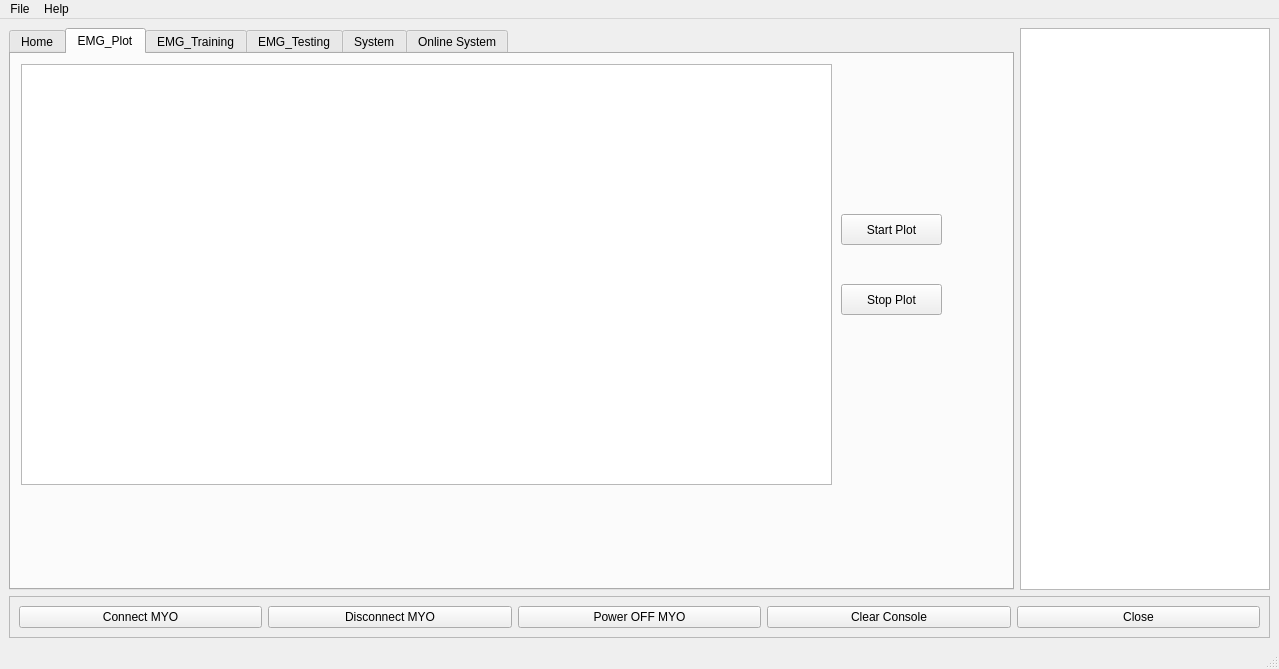
<?xml version="1.0" encoding="UTF-8"?>
<ui version="4.0">
 <class>MainWindow</class>
 <widget class="QMainWindow" name="MainWindow">
  <property name="geometry">
   <rect>
    <x>0</x>
    <y>0</y>
    <width>1279</width>
    <height>669</height>
   </rect>
  </property>
  <property name="windowTitle">
   <string>MYO EMG</string>
  </property>
  <property name="windowIcon">
   <iconset>
    <normaloff>:/photos/thalmic.ico</normaloff>:/photos/thalmic.ico</iconset>
  </property>
  <widget class="QWidget" name="centralwidget">
   <layout class="QVBoxLayout" name="verticalLayout_6">
    <item>
     <layout class="QVBoxLayout" name="verticalLayout_5">
      <item>
       <layout class="QHBoxLayout" name="horizontalLayout_3">
        <item>
         <widget class="QTabWidget" name="tabWidget">
          <property name="currentIndex">
           <number>1</number>
          </property>
          <property name="movable">
           <bool>true</bool>
          </property>
          <widget class="QWidget" name="tab">
           <attribute name="title">
            <string>Home</string>
           </attribute>
           <attribute name="toolTip">
            <string>Related To EMG</string>
           </attribute>
           <widget class="QFrame" name="frame_5">
            <property name="geometry">
             <rect>
              <x>0</x>
              <y>-10</y>
              <width>941</width>
              <height>391</height>
             </rect>
            </property>
            <property name="frameShape">
             <enum>QFrame::StyledPanel</enum>
            </property>
            <property name="frameShadow">
             <enum>QFrame::Raised</enum>
            </property>
            <layout class="QHBoxLayout" name="horizontalLayout">
             <item>
              <widget class="QFrame" name="frame">
               <property name="frameShape">
                <enum>QFrame::NoFrame</enum>
               </property>
               <property name="frameShadow">
                <enum>QFrame::Plain</enum>
               </property>
               <layout class="QVBoxLayout" name="verticalLayout">
                <property name="margin">
                 <number>0</number>
                </property>
                <item>
                 <widget class="QLabel" name="label">
                  <property name="text">
                   <string>EMG 1</string>
                  </property>
                 </widget>
                </item>
                <item>
                 <widget class="PlotWidget" name="EMG1"/>
                </item>
                <item>
                 <widget class="QLabel" name="label_2">
                  <property name="text">
                   <string>EMG 5</string>
                  </property>
                 </widget>
                </item>
                <item>
                 <widget class="PlotWidget" name="EMG5"/>
                </item>
               </layout>
              </widget>
             </item>
             <item>
              <widget class="QFrame" name="frame_2">
               <property name="frameShape">
                <enum>QFrame::NoFrame</enum>
               </property>
               <property name="frameShadow">
                <enum>QFrame::Plain</enum>
               </property>
               <layout class="QVBoxLayout" name="verticalLayout_2">
                <property name="margin">
                 <number>0</number>
                </property>
                <item>
                 <widget class="QLabel" name="label_3">
                  <property name="text">
                   <string>EMG 2</string>
                  </property>
                 </widget>
                </item>
                <item>
                 <widget class="PlotWidget" name="EMG2"/>
                </item>
                <item>
                 <widget class="QLabel" name="label_4">
                  <property name="text">
                   <string>EMG 6</string>
                  </property>
                 </widget>
                </item>
                <item>
                 <widget class="PlotWidget" name="EMG6"/>
                </item>
               </layout>
              </widget>
             </item>
             <item>
              <widget class="QFrame" name="frame_3">
               <property name="frameShape">
                <enum>QFrame::NoFrame</enum>
               </property>
               <property name="frameShadow">
                <enum>QFrame::Plain</enum>
               </property>
               <layout class="QVBoxLayout" name="verticalLayout_3">
                <property name="margin">
                 <number>0</number>
                </property>
                <item>
                 <widget class="QLabel" name="label_5">
                  <property name="text">
                   <string>EMG 3</string>
                  </property>
                 </widget>
                </item>
                <item>
                 <widget class="PlotWidget" name="EMG3"/>
                </item>
                <item>
                 <widget class="QLabel" name="label_6">
                  <property name="text">
                   <string>EMG 7</string>
                  </property>
                 </widget>
                </item>
                <item>
                 <widget class="PlotWidget" name="EMG7"/>
                </item>
               </layout>
              </widget>
             </item>
             <item>
              <widget class="QFrame" name="frame_4">
               <property name="frameShape">
                <enum>QFrame::NoFrame</enum>
               </property>
               <property name="frameShadow">
                <enum>QFrame::Plain</enum>
               </property>
               <layout class="QVBoxLayout" name="verticalLayout_4">
                <property name="margin">
                 <number>0</number>
                </property>
                <item>
                 <widget class="QLabel" name="label_7">
                  <property name="text">
                   <string>EMG 4</string>
                  </property>
                 </widget>
                </item>
                <item>
                 <widget class="PlotWidget" name="EMG4"/>
                </item>
                <item>
                 <widget class="QLabel" name="label_8">
                  <property name="text">
                   <string>EMG 8</string>
                  </property>
                 </widget>
                </item>
                <item>
                 <widget class="PlotWidget" name="EMG8"/>
                </item>
               </layout>
              </widget>
             </item>
            </layout>
           </widget>
           <widget class="QPushButton" name="pushButton_11">
            <property name="geometry">
             <rect>
              <x>40</x>
              <y>390</y>
              <width>75</width>
              <height>23</height>
             </rect>
            </property>
            <property name="text">
             <string>Start Plot</string>
            </property>
           </widget>
           <widget class="QPushButton" name="pushButton_12">
            <property name="geometry">
             <rect>
              <x>180</x>
              <y>390</y>
              <width>75</width>
              <height>23</height>
             </rect>
            </property>
            <property name="text">
             <string>Stop Plot</string>
            </property>
           </widget>
          </widget>
          <widget class="QWidget" name="tab_2">
           <attribute name="title">
            <string>EMG_Plot</string>
           </attribute>
           <widget class="PlotWidget" name="emgplot">
            <property name="geometry">
             <rect>
              <x>10</x>
              <y>10</y>
              <width>811</width>
              <height>421</height>
             </rect>
            </property>
            <property name="accessibleName">
             <string>EMG Plot</string>
            </property>
           </widget>
           <widget class="QPushButton" name="pushButton_7">
            <property name="geometry">
             <rect>
              <x>830</x>
              <y>160</y>
              <width>101</width>
              <height>31</height>
             </rect>
            </property>
            <property name="text">
             <string>Start Plot</string>
            </property>
           </widget>
           <widget class="QPushButton" name="pushButton_8">
            <property name="geometry">
             <rect>
              <x>830</x>
              <y>230</y>
              <width>101</width>
              <height>31</height>
             </rect>
            </property>
            <property name="text">
             <string>Stop Plot</string>
            </property>
           </widget>
          </widget>
          <widget class="QWidget" name="tab_3">
           <attribute name="title">
            <string>EMG_Training</string>
           </attribute>
           <widget class="QPushButton" name="pushButton_9">
            <property name="geometry">
             <rect>
              <x>160</x>
              <y>70</y>
              <width>101</width>
              <height>31</height>
             </rect>
            </property>
            <property name="text">
             <string>Save (.csv)</string>
            </property>
           </widget>
           <widget class="QLineEdit" name="lineEdit">
            <property name="geometry">
             <rect>
              <x>10</x>
              <y>70</y>
              <width>113</width>
              <height>33</height>
             </rect>
            </property>
           </widget>
           <widget class="QLabel" name="label_9">
            <property name="geometry">
             <rect>
              <x>10</x>
              <y>10</y>
              <width>321</width>
              <height>21</height>
             </rect>
            </property>
            <property name="text">
             <string>Number of Samples you want to save in .cvs</string>
            </property>
           </widget>
           <widget class="QPushButton" name="pushButton_10">
            <property name="geometry">
             <rect>
              <x>720</x>
              <y>320</y>
              <width>151</width>
              <height>31</height>
             </rect>
            </property>
            <property name="text">
             <string>Save Model (.pickle)</string>
            </property>
           </widget>
           <widget class="QLabel" name="label_10">
            <property name="geometry">
             <rect>
              <x>350</x>
              <y>20</y>
              <width>321</width>
              <height>31</height>
             </rect>
            </property>
            <property name="text">
             <string>To Produce a model you should browse for 4 different .csv Files</string>
            </property>
           </widget>
           <widget class="QPushButton" name="pushButton_13">
            <property name="geometry">
             <rect>
              <x>850</x>
              <y>80</y>
              <width>75</width>
              <height>23</height>
             </rect>
            </property>
            <property name="text">
             <string>Browse(.csv)</string>
            </property>
           </widget>
           <widget class="QPushButton" name="pushButton_14">
            <property name="geometry">
             <rect>
              <x>850</x>
              <y>130</y>
              <width>75</width>
              <height>23</height>
             </rect>
            </property>
            <property name="text">
             <string>Browse(.csv)</string>
            </property>
           </widget>
           <widget class="QPushButton" name="pushButton_15">
            <property name="geometry">
             <rect>
              <x>850</x>
              <y>180</y>
              <width>75</width>
              <height>23</height>
             </rect>
            </property>
            <property name="text">
             <string>Browse(.csv)</string>
            </property>
           </widget>
           <widget class="QPushButton" name="pushButton_16">
            <property name="geometry">
             <rect>
              <x>850</x>
              <y>230</y>
              <width>75</width>
              <height>23</height>
             </rect>
            </property>
            <property name="text">
             <string>Browse(.csv)</string>
            </property>
           </widget>
           <widget class="Line" name="line">
            <property name="geometry">
             <rect>
              <x>280</x>
              <y>10</y>
              <width>20</width>
              <height>361</height>
             </rect>
            </property>
            <property name="orientation">
             <enum>Qt::Vertical</enum>
            </property>
           </widget>
           <widget class="QLineEdit" name="lineEdit_2">
            <property name="geometry">
             <rect>
              <x>310</x>
              <y>80</y>
              <width>511</width>
              <height>20</height>
             </rect>
            </property>
           </widget>
           <widget class="QLineEdit" name="lineEdit_6">
            <property name="geometry">
             <rect>
              <x>310</x>
              <y>130</y>
              <width>511</width>
              <height>20</height>
             </rect>
            </property>
           </widget>
           <widget class="QLineEdit" name="lineEdit_7">
            <property name="geometry">
             <rect>
              <x>310</x>
              <y>180</y>
              <width>511</width>
              <height>20</height>
             </rect>
            </property>
           </widget>
           <widget class="QLineEdit" name="lineEdit_8">
            <property name="geometry">
             <rect>
              <x>310</x>
              <y>230</y>
              <width>511</width>
              <height>20</height>
             </rect>
            </property>
           </widget>
           <widget class="Line" name="line_2">
            <property name="geometry">
             <rect>
              <x>20</x>
              <y>130</y>
              <width>241</width>
              <height>20</height>
             </rect>
            </property>
            <property name="orientation">
             <enum>Qt::Horizontal</enum>
            </property>
           </widget>
           <widget class="QLabel" name="label_11">
            <property name="geometry">
             <rect>
              <x>20</x>
              <y>150</y>
              <width>211</width>
              <height>20</height>
             </rect>
            </property>
            <property name="text">
             <string>To join .csv Files</string>
            </property>
           </widget>
           <widget class="QPushButton" name="pushButton_21">
            <property name="geometry">
             <rect>
              <x>210</x>
              <y>220</y>
              <width>75</width>
              <height>23</height>
             </rect>
            </property>
            <property name="text">
             <string>Browse (.csv)</string>
            </property>
           </widget>
           <widget class="QPushButton" name="pushButton_22">
            <property name="geometry">
             <rect>
              <x>210</x>
              <y>300</y>
              <width>75</width>
              <height>23</height>
             </rect>
            </property>
            <property name="text">
             <string>Browse (.csv)</string>
            </property>
           </widget>
           <widget class="QPushButton" name="pushButton_23">
            <property name="geometry">
             <rect>
              <x>110</x>
              <y>340</y>
              <width>75</width>
              <height>23</height>
             </rect>
            </property>
            <property name="text">
             <string>Save (.csv)</string>
            </property>
           </widget>
           <widget class="QLineEdit" name="lineEdit_9">
            <property name="geometry">
             <rect>
              <x>10</x>
              <y>190</y>
              <width>271</width>
              <height>20</height>
             </rect>
            </property>
           </widget>
           <widget class="QLineEdit" name="lineEdit_10">
            <property name="geometry">
             <rect>
              <x>10</x>
              <y>270</y>
              <width>271</width>
              <height>20</height>
             </rect>
            </property>
           </widget>
          </widget>
          <widget class="QWidget" name="tab_4">
           <attribute name="title">
            <string>EMG_Testing</string>
           </attribute>
           <widget class="QPushButton" name="pushButton_2">
            <property name="geometry">
             <rect>
              <x>580</x>
              <y>170</y>
              <width>191</width>
              <height>23</height>
             </rect>
            </property>
            <property name="text">
             <string>Start Prediction</string>
            </property>
           </widget>
           <widget class="QPushButton" name="pushButton_3">
            <property name="geometry">
             <rect>
              <x>580</x>
              <y>220</y>
              <width>191</width>
              <height>23</height>
             </rect>
            </property>
            <property name="text">
             <string>Stop Prediction</string>
            </property>
           </widget>
           <widget class="QPushButton" name="pushButton_17">
            <property name="geometry">
             <rect>
              <x>580</x>
              <y>120</y>
              <width>191</width>
              <height>23</height>
             </rect>
            </property>
            <property name="text">
             <string>Browse Model (.pickle)</string>
            </property>
           </widget>
           <widget class="QLineEdit" name="lineEdit_3">
            <property name="geometry">
             <rect>
              <x>10</x>
              <y>120</y>
              <width>531</width>
              <height>20</height>
             </rect>
            </property>
           </widget>
           <widget class="QLabel" name="label_12">
            <property name="geometry">
             <rect>
              <x>30</x>
              <y>20</y>
              <width>391</width>
              <height>16</height>
             </rect>
            </property>
            <property name="text">
             <string>You must Choose Model (.pickle)</string>
            </property>
           </widget>
          </widget>
          <widget class="QWidget" name="tab_5">
           <attribute name="title">
            <string>System</string>
           </attribute>
           <widget class="QPushButton" name="pushButton_18">
            <property name="geometry">
             <rect>
              <x>580</x>
              <y>90</y>
              <width>221</width>
              <height>23</height>
             </rect>
            </property>
            <property name="text">
             <string>Browse EMG Model</string>
            </property>
           </widget>
           <widget class="QPushButton" name="pushButton_19">
            <property name="geometry">
             <rect>
              <x>580</x>
              <y>190</y>
              <width>221</width>
              <height>23</height>
             </rect>
            </property>
            <property name="text">
             <string>Browse Computer Vision Model</string>
            </property>
           </widget>
           <widget class="QLineEdit" name="lineEdit_4">
            <property name="geometry">
             <rect>
              <x>20</x>
              <y>90</y>
              <width>541</width>
              <height>20</height>
             </rect>
            </property>
           </widget>
           <widget class="QLineEdit" name="lineEdit_5">
            <property name="geometry">
             <rect>
              <x>20</x>
              <y>190</y>
              <width>541</width>
              <height>20</height>
             </rect>
            </property>
           </widget>
           <widget class="QPushButton" name="pushButton_20">
            <property name="geometry">
             <rect>
              <x>410</x>
              <y>310</y>
              <width>181</width>
              <height>23</height>
             </rect>
            </property>
            <property name="text">
             <string>Run System</string>
            </property>
           </widget>
           <widget class="QPushButton" name="pushButton_24">
            <property name="geometry">
             <rect>
              <x>610</x>
              <y>310</y>
              <width>171</width>
              <height>23</height>
             </rect>
            </property>
            <property name="text">
             <string>Stop System</string>
            </property>
           </widget>
          </widget>
          <widget class="QWidget" name="tab_6">
           <attribute name="title">
            <string>Online System</string>
           </attribute>
           <widget class="QPushButton" name="startButton">
            <property name="geometry">
             <rect>
              <x>730</x>
              <y>10</y>
              <width>111</width>
              <height>61</height>
             </rect>
            </property>
            <property name="text">
             <string>Start video</string>
            </property>
           </widget>
           <widget class="QGroupBox" name="groupBox">
            <property name="geometry">
             <rect>
              <x>0</x>
              <y>0</y>
              <width>721</width>
              <height>531</height>
             </rect>
            </property>
            <property name="sizePolicy">
             <sizepolicy hsizetype="Preferred" vsizetype="Preferred">
              <horstretch>0</horstretch>
              <verstretch>0</verstretch>
             </sizepolicy>
            </property>
            <property name="title">
             <string>Video</string>
            </property>
            <widget class="QWidget" name="ImgWidget" native="true">
             <property name="geometry">
              <rect>
               <x>10</x>
               <y>20</y>
               <width>701</width>
               <height>501</height>
              </rect>
             </property>
            </widget>
           </widget>
           <widget class="QPushButton" name="pushButton_26">
            <property name="geometry">
             <rect>
              <x>870</x>
              <y>10</y>
              <width>111</width>
              <height>61</height>
             </rect>
            </property>
            <property name="text">
             <string>Stop Video</string>
            </property>
           </widget>
           <widget class="QPushButton" name="pushButton_27">
            <property name="geometry">
             <rect>
              <x>730</x>
              <y>80</y>
              <width>111</width>
              <height>61</height>
             </rect>
            </property>
            <property name="text">
             <string>Start Prediction </string>
            </property>
           </widget>
           <widget class="QPushButton" name="pushButton_28">
            <property name="geometry">
             <rect>
              <x>870</x>
              <y>80</y>
              <width>111</width>
              <height>61</height>
             </rect>
            </property>
            <property name="text">
             <string>Stop Prediction</string>
            </property>
           </widget>
           <widget class="QPushButton" name="pushButton_29">
            <property name="geometry">
             <rect>
              <x>730</x>
              <y>160</y>
              <width>251</width>
              <height>23</height>
             </rect>
            </property>
            <property name="text">
             <string>Browse EMG Model (.pickle)</string>
            </property>
           </widget>
           <widget class="QLineEdit" name="lineEdit_11">
            <property name="geometry">
             <rect>
              <x>730</x>
              <y>210</y>
              <width>251</width>
              <height>20</height>
             </rect>
            </property>
           </widget>
           <widget class="QPushButton" name="pushButton_30">
            <property name="geometry">
             <rect>
              <x>730</x>
              <y>250</y>
              <width>111</width>
              <height>61</height>
             </rect>
            </property>
            <property name="text">
             <string>Start System</string>
            </property>
           </widget>
           <widget class="QPushButton" name="pushButton_31">
            <property name="geometry">
             <rect>
              <x>870</x>
              <y>250</y>
              <width>111</width>
              <height>61</height>
             </rect>
            </property>
            <property name="text">
             <string>Stop System</string>
            </property>
           </widget>
           <widget class="QRadioButton" name="radioButton">
            <property name="geometry">
             <rect>
              <x>781</x>
              <y>340</y>
              <width>111</width>
              <height>20</height>
             </rect>
            </property>
            <property name="text">
             <string>Primary Camera</string>
            </property>
           </widget>
           <widget class="QRadioButton" name="radioButton_2">
            <property name="geometry">
             <rect>
              <x>780</x>
              <y>370</y>
              <width>121</width>
              <height>20</height>
             </rect>
            </property>
            <property name="text">
             <string>Secondary Camera</string>
            </property>
           </widget>
           <widget class="QCheckBox" name="checkBox">
            <property name="geometry">
             <rect>
              <x>780</x>
              <y>400</y>
              <width>111</width>
              <height>17</height>
             </rect>
            </property>
            <property name="text">
             <string>Show Recognition</string>
            </property>
           </widget>
          </widget>
         </widget>
        </item>
        <item>
         <widget class="QTextBrowser" name="textBrowser">
          <property name="maximumSize">
           <size>
            <width>250</width>
            <height>3000</height>
           </size>
          </property>
         </widget>
        </item>
       </layout>
      </item>
      <item>
       <widget class="QFrame" name="frame_6">
        <property name="frameShape">
         <enum>QFrame::StyledPanel</enum>
        </property>
        <property name="frameShadow">
         <enum>QFrame::Raised</enum>
        </property>
        <layout class="QHBoxLayout" name="horizontalLayout_2">
         <item>
          <widget class="QPushButton" name="pushButton">
           <property name="text">
            <string>Connect MYO</string>
           </property>
          </widget>
         </item>
         <item>
          <widget class="QPushButton" name="pushButton_4">
           <property name="text">
            <string>Disconnect MYO</string>
           </property>
          </widget>
         </item>
         <item>
          <widget class="QPushButton" name="pushButton_5">
           <property name="text">
            <string>Power OFF MYO</string>
           </property>
          </widget>
         </item>
         <item>
          <widget class="QPushButton" name="pushButton_6">
           <property name="text">
            <string>Clear Console</string>
           </property>
          </widget>
         </item>
         <item>
          <widget class="QPushButton" name="pushButton_25">
           <property name="text">
            <string>Close</string>
           </property>
          </widget>
         </item>
        </layout>
       </widget>
      </item>
     </layout>
    </item>
   </layout>
  </widget>
  <widget class="QMenuBar" name="menubar">
   <property name="geometry">
    <rect>
     <x>0</x>
     <y>0</y>
     <width>1279</width>
     <height>21</height>
    </rect>
   </property>
   <widget class="QMenu" name="menuFile">
    <property name="title">
     <string>File</string>
    </property>
    <addaction name="actionLolo"/>
    <addaction name="actionZozo"/>
    <addaction name="separator"/>
    <addaction name="actionClose"/>
   </widget>
   <widget class="QMenu" name="menuHelp">
    <property name="title">
     <string>Help</string>
    </property>
    <addaction name="actionAbout"/>
   </widget>
   <addaction name="menuFile"/>
   <addaction name="menuHelp"/>
  </widget>
  <widget class="QStatusBar" name="statusbar"/>
  <action name="actionLolo">
   <property name="text">
    <string>Lolo</string>
   </property>
  </action>
  <action name="actionZozo">
   <property name="text">
    <string>Zozo</string>
   </property>
  </action>
  <action name="actionClose">
   <property name="text">
    <string>Close</string>
   </property>
  </action>
  <action name="actionAbout">
   <property name="text">
    <string>About</string>
   </property>
  </action>
 </widget>
 <customwidgets>
  <customwidget>
   <class>PlotWidget</class>
   <extends>QGraphicsView</extends>
   <header>pyqtgraph</header>
  </customwidget>
 </customwidgets>
 <resources/>
 <connections/>
</ui>
